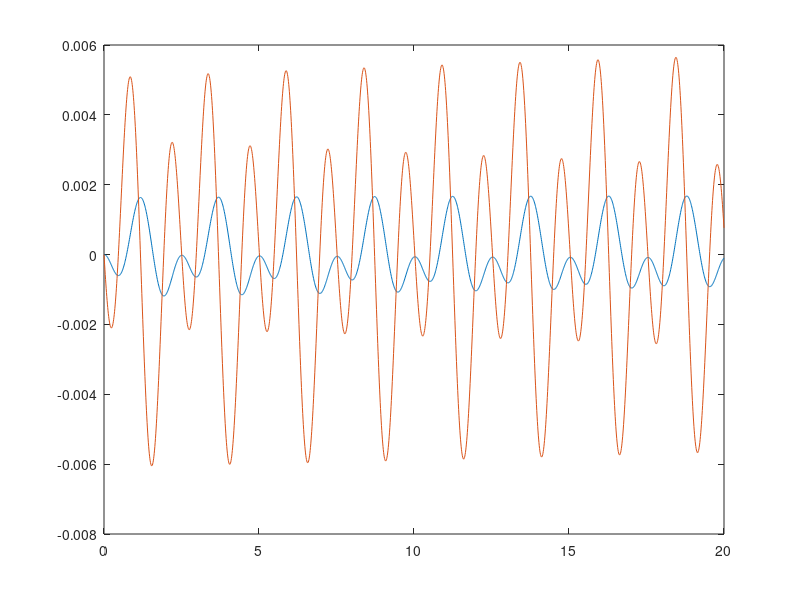
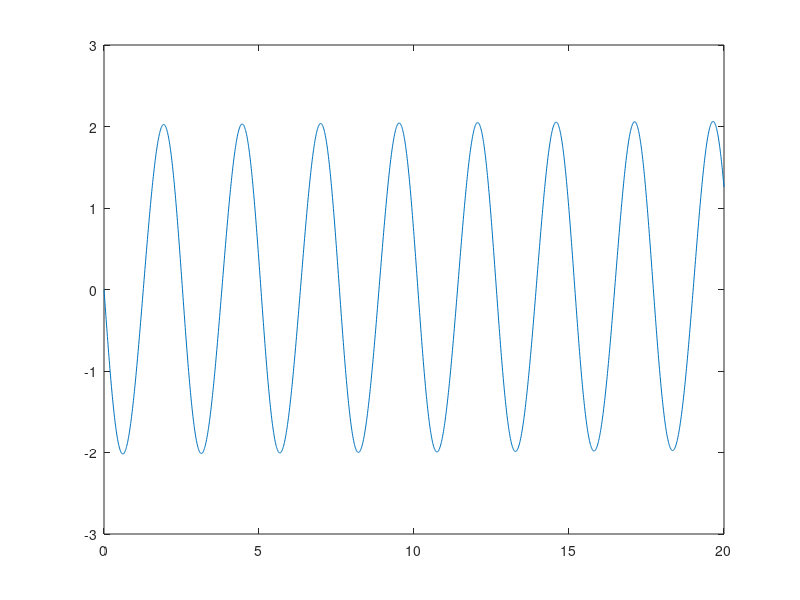

Reproduce these figures in MATLAB, in order.
function Runje_K_02
  clc
  clear
  w=1; k=400; m=65; omg=5 ;
  K=@(x) (1/m)*sin(omg*x)*[0;1]
  h=0.01 ;
  y0=[0;0];
  x=0:h:20 ;
  M=[0 1;-k/m 0] ;
  n=length(x) ;
  y=zeros(2,n) ;
  y(:,1)=y0 ;
  for i=1:n-1
    C=feval(K,x(i));
    k1=h*(M*y(:,i)+C) ;
    yg=y(:,i)+k1/2*w ;
    tg=x(i)+h/h*w ;
    C=feval(K,tg);
    k2=h*(M*yg+C);
    y(:,i+1)=y(:,i)+(1-w)*k1+w*k2 ;
  end
  ws=(k/m)^0.5 ;p=80 ;
  f=@(t) (p*sin(omg*t))/(k*(1-(omg/ws)^2)) - (omg*sin(ws*t))/ws ;
  fx=feval(f,x) ;
  figure(1)
  plot(x,y)
  figure(2)
  plot(x,fx)
end
